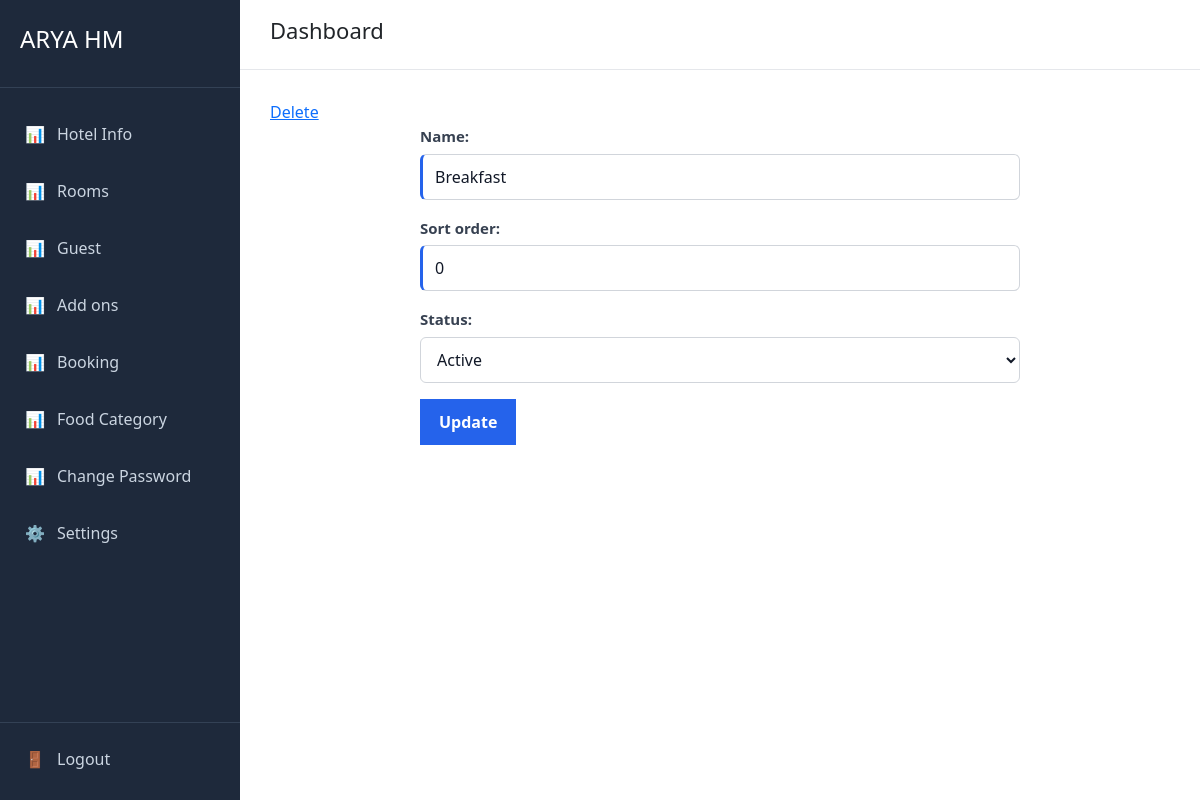
Screenshot of /food/category/2/edit with the database file from the repository.
### foodcategory/models.py (models this page shows, shortened)
class FoodCategory(models.Model):
    hotel = models.ForeignKey(Hotel, on_delete=models.CASCADE)
    name = models.CharField(max_length=100)
    sort_order = models.IntegerField(default=0)
    status = models.CharField(choices=FoodCategoryStatus.choices,default=FoodCategoryStatus.Active,max_length=2)
    @staticmethod
    def find_by_id(id: int):
        return FoodCategory.objects.get(pk=id)

### foodcategory/views.py (the view)
# urls.py: path('category/<category_id>/edit', views.foodCategory_edit, name='foodCategory_edit'),
def foodCategory_edit(request:HttpRequest,category_id:int):
    foodCategory=FoodCategory.find_by_id(category_id)
    food_category_form=FoodCategoryForm(instance=foodCategory)
    if request.method=="POST":
        food_category_form=FoodCategoryForm(request.POST,instance=foodCategory)
        if food_category_form.is_valid():
            food_category_form.save()
            return redirect("foodCategory_index")
    context ={
        "food_category_form":food_category_form,
        "category_id":category_id
    }
    return render(request, "foodCategory/edit.html",context)

### foodcategory/forms.py (shortened to what this page needs)
class FoodCategoryForm(forms.ModelForm):
    class Meta:
        model = FoodCategory
        fields = '__all__'
        exclude = ['hotel']

### foodcategory/templates/foodCategory/edit.html (shortened to what this page needs)
{% extends "user/base.html" %}
{% block page_title %}
Dashboard
{% endblock %}
{% block content %}
<a href="{% url 'foodCategory_delete' category_id=category_id %}">Delete</a>
<form method="POST">
    {{food_category_form.as_p}}
    <button type="submit">Update</button>
</form>
{% endblock %}

### static/css/global.css (style rules this page uses)
* { margin: 0; padding: 0; box-sizing: border-box; }
body { font-family: Arial, sans-serif; background: #f5f6fa; color: #333; }
*, *::before, *::after { box-sizing: border-box; }
form { width: 100%; max-width: 600px; margin: 0 auto; }
label { display: block; margin-bottom: 6px; font-size: 15px; font-weight: 600; color: #374151; }
input, select, textarea { display: block; width: 100%; padding: 10px 12px; margin-bottom: 16px; border: 1px solid #d1d5db; border-radius: 6px; background: #fff; color: #111827; font-family: inherit; font-size: 15px; line-height: 1.5; outline: none; transition: border-color 0.2s ease, box-shadow 0.2s ease; }
input::placeholder, textarea::placeholder { color: #9ca3af; }
select { cursor: pointer; appearance: auto; }
input[type="number"] { appearance: textfield; }
button, input[type="submit"], input[type="button"], input[type="reset"] { display: inline-block; width: auto; padding: 10px 18px; border: 1px solid transparent; border-radius: 6px; background: #2563eb; color: #fff; font-family: inherit; font-size: 15px; font-weight: 600; cursor: pointer; transition: background 0.2s ease, transform 0.1s ease; }
input:required, select:required, textarea:required { border-left: 3px solid #2563eb; }

### rows the page displays
FoodCategory: name "Breakfast", sort_order "0", status "Active"
